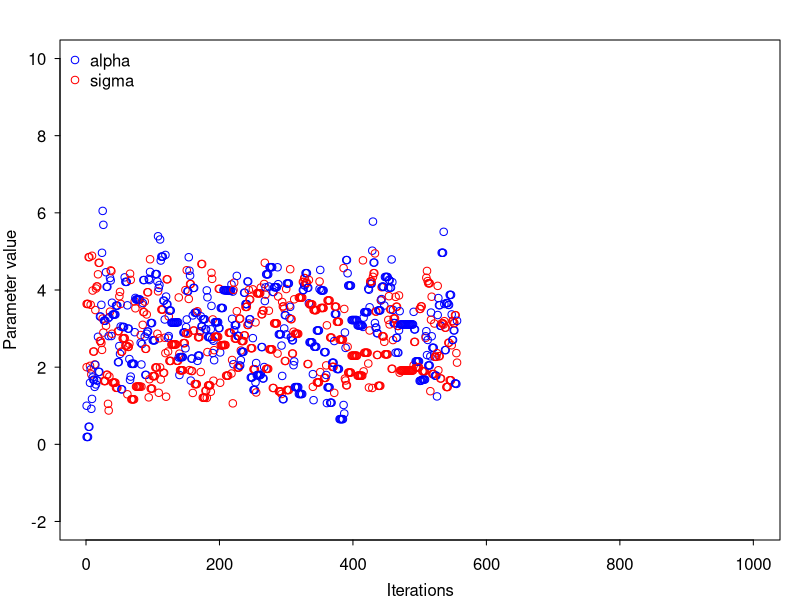

Source code (R): (Note: a time limit stopped this script after it produced the figure.)
# MCMC game

# Likelihood is:
# y[i] ~ normal(alpha, sigma^2)
# Priors are:
# alpha ~ normal(0, 2)
# sigma ~ uniform(0, 5)

rnorm(1, mean = 0, sd = 2)
runif(1, 0, 5)


# Data:
y = c(4.7, 2.1, 5.2, 0.7)

# Likelihood score
alpha = 2
sigma = 1
dnorm(y, mean = alpha, sd = sigma)
prod(dnorm(y, mean = alpha, sd = sigma))
dnorm(y, mean = alpha, sd = sigma, log = TRUE)
sum(dnorm(y, mean = alpha, sd = sigma, log = TRUE))
exp(sum(dnorm(y, mean = alpha, sd = sigma, log = TRUE)))

# Prior score
dnorm(alpha, 0, 2, log=TRUE) + dunif(sigma, 0, 5, log=TRUE)

# Total log posterior score
sum(dnorm(y, mean = alpha, sd = sigma, log = TRUE)) + dnorm(alpha, 0, 2, log=TRUE) + dunif(sigma, 0, 5, log=TRUE)

# Proper MCMC version
iter = 1000
alpha = 1
sigma = 2
par(mar=c(3,3,2,1), mgp=c(2,.7,0), tck=-.01,las=1)
plot(1,alpha,xlim=c(1,iter), ylim = c(-2,10), col = 'blue', ylab = 'Parameter value', xlab = 'Iterations')
points(1,sigma, col = 'red')
legend('topleft', pch = 1, legend = c('alpha','sigma'), col = c('blue','red'), bty = 'n')

for(i in 1:iter) {
  alpha_new = rnorm(1, alpha, 1)
  sigma_new = runif(1, 0, 5)
  
  post_score_new = sum(dnorm(y, mean = alpha_new, sd = sigma_new, log = TRUE)) + dnorm(alpha, 0, 2, log=TRUE) + dunif(sigma, 0, 5, log=TRUE)
  post_score_old = sum(dnorm(y, mean = alpha, sd = sigma, log = TRUE)) + dnorm(alpha, 0, 2, log=TRUE) + dunif(sigma, 0, 5, log=TRUE)
  
  U = runif(1)
  if(U < exp(post_score_new - post_score_old)) {
    alpha = alpha_new
    sigma = sigma_new
  }
  points(i,alpha, col='blue')
  points(i,sigma, col='red')
  Sys.sleep(0.2)

}
